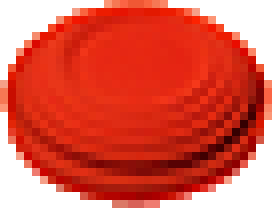
#> input picture Creative/Trap Simulation/target.gif, 34 x 26 px (shown 8 times larger)
$ python targetGeneration.py
#> lines starting #> are read from the running program, lines starting #| are printed output that depends on the picture
from PIL import Image
image = Image.open('target.gif')
#> image is the input picture: PIL image 34x26 P; mean R, G, B, A 219.2, 89, 73.4, 198.2
width, height = image.size
#> width = 34; height = 26
FACTOR = 100
for i in range(101):
    image = image.resize((round((width*FACTOR)/(FACTOR+i))+1, round((height * FACTOR)/(FACTOR+i))+1))
    image.save(f'image/{i}.gif')
#> this loop made 101 passes
#> pass 1, `image = image.resize((round((width*FACTOR)/(FACTOR+i))+1, round((heigh..`:
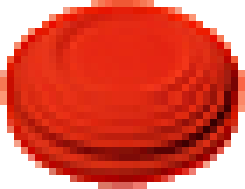
#> image: PIL image 35x27 P (shown 7 times larger); mean R, G, B, A 218.7, 86, 70, 201.8; transparent parts drawn white
